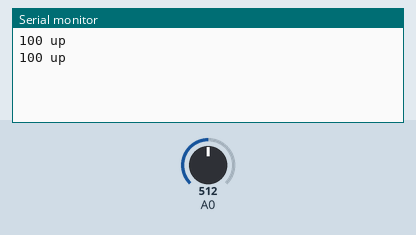
This sketch was run on a simulated Arduino Uno, built with avr-gcc and run on an emulated ATmega328P. On the bench: the last lines printed to the serial monitor. The test bench sets the inputs (shaded band); at power-on: A0 = 512.

Above: at 1.8 s.
1.9 s: A0 set to 109
At 2.8 s:
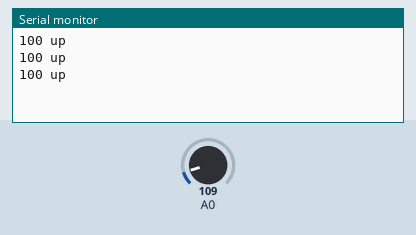
3.4 s: A0 set to 89
At 4.5 s:
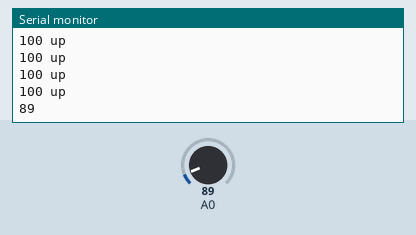

Measured:
- the behaviour switches between 100 and 99 on A0 (found by bisection; images 1 and 2)
- after the input at 3.4 s, the serial monitor: prints a new line after 0.60 s (image 2)

The sketch:

putty_1.ino
```cpp
void setup() {
Serial.begin(9600);
}

void loop() {
  int r = analogRead(A0);
  if (r>=100) Serial.println("100 up");
  else Serial.println(r);
delay(1000);
}
```
